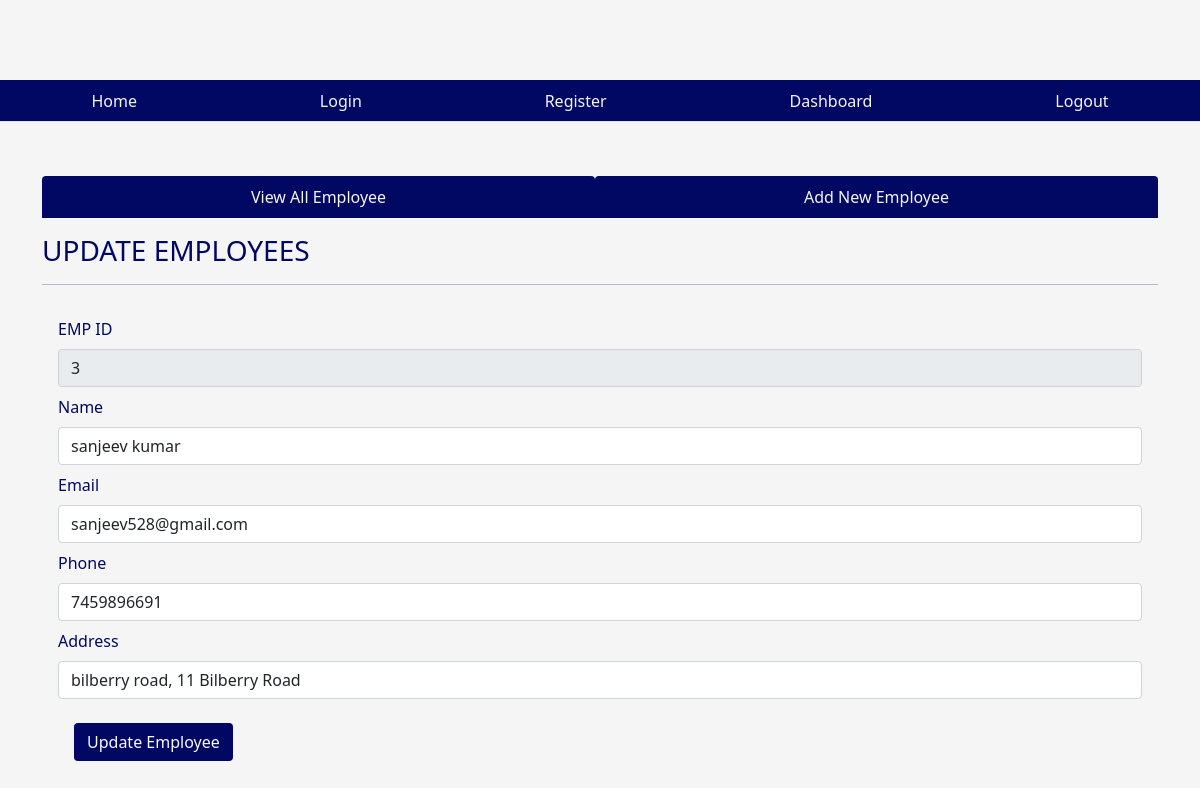
/fetchone/3, run on the app's committed database.
### tables this page shows
CREATE TABLE emp(empid INTEGER PRIMARY KEY AUTOINCREMENT, name VARCHAR(30) NOT NULL, email VARCHAR(30), phone INTEGER, address VARCHAR(30), joining_date timestamp DEFAULT CURRENT_TIMESTAMP, total_projects INTEGER DEFAULT 1, total_test_case INTEGER , total_defects_found INTEGER DEFAULT 1, total_defects_pending INTEGER DEFAULT 1);

### app.py (the view)
@app.route('/fetchone/<int:empid>')
def fetchone(empid):
    user = get_current_user()
    db = get_database()
    emp_cur = db.execute('select * from emp where empid = ?', [empid])
    single_emp = emp_cur.fetchone()
    return render_template('updateemployee.html', user = user, single_emp = single_emp)

### app.py (called while the page is built)
@app.teardown_appcontext
def close_database(error):
    if hasattr(g, 'crudapplication_db'):
        g.crudapplication_db.close()

def get_current_user():
    user = None
    if 'user' in session:
        user = session['user']
        db = get_database()
        user_cur = db.execute('select * from users where name = ?', [user])
        user = user_cur.fetchone()
    return user

### database.py (called while the page is built)
def connect_to_database():
    sql = sqlite3.connect('C:/Users/sanje/OneDrive/Desktop/SFIA_project/SFIA_project.db')
    sql.row_factory = sqlite3.Row
    return sql

def get_database():
    if not hasattr(g, 'SFIA_project_db'):
        g.SFIA_project_db = connect_to_database()
    return g.SFIA_project_db

### templates/updateemployee.html (shortened to what this page needs)
{% from "showlinks.html" import show_links, showsocialmedialinks %}
<!DOCTYPE html>
<html lang="en">
<head>
    <link href="https://cdn.jsdelivr.net/npm/bootstrap@5.1.3/dist/css/bootstrap.min.css" rel="stylesheet">
    <link rel="stylesheet" href="{{ url_for('static', filename='home.css')}}" type = "text/css">
</head>
<body>
      <div class="parent">
        <div class="child child1">
        </div>
        <div class="child child2">
          {{ showsocialmedialinks() }}
        </div>
        <div class="child child3">
          {{ show_links() }}
      </div>
        <div class="child child4">
        </div>
        <div class="child child5" style="color:rgb(0, 8, 100);">
        </div>
        <div class="child child6left">
        </div>
        <div class="child child6 container" style="color:rgb(0, 8, 100);">
            <ul class="nav nav-tabs nav-fill mb-3">
                <li class="nav-item">
                  <a class="nav-link" style=" background-color:rgb(0, 8, 100); color:whitesmoke;"  href="dashboard.html">View All Employee</a>
                </li>
                <li class="nav-item">
                  <a class="nav-link" style=" background-color:rgb(0, 8, 100); color:whitesmoke;" href="addnewemployee.html">Add New Employee</a>
                </li>
              </ul>
              <div class="table-responsive-lg caption-top">
                <caption><h3>UPDATE EMPLOYEES</h3></caption>
                 <hr>
                 {% if single_emp %}
                <form class="p-3" action="/updateemployee" method="POST">
                  <div class="mb-2">
                    <label for="empid" class="form-label">EMP ID</label>
                    <input type="text" class="form-control" id="empid" value = "{{single_emp['empid']}}" name="empid" readonly>
                  </div>
                    <div class="mb-2">
                      <label for="name" class="form-label">Name</label>
                      <input type="text" class="form-control" id="name" value = "{{single_emp['name']}}" name = "name">
                    </div>
                    <div class="mb-2">
                      <label for="email" class="form-label">Email</label>
                      <input type="text" class="form-control" id="email" value= "{{single_emp['email']}}" name="email">
                    </div>
                    <div class="mb-2">
                        <label for="name" class="form-label">Phone</label>
                        <input type="text" class="form-control" id="phone" value="{{single_emp['phone']}}" name="phone">
                      </div>
                      <div class="mb-2">
                        <label for="email" class="form-label">Address</label>
                        <input type="text" class="form-control" id="phone" value = "{{single_emp['address']}}" name = "address">
                      </div>
                      {% endif %}
            <button type="submit" class="btn text-light m-3" style="background-color:rgb(0, 8, 100);">Update Employee</button>
                  </form>
              </div>
        </div>
        <div class="child child6right">
        </div>
      </div>
</body>
</html>

### static/home.css (style rules this page uses)
html, body { height: 100%; background-color:whitesmoke; color:rgb(0, 8, 100); }
.parent { height: 100%; display: grid; grid-template-columns: repeat(4, 1fr); grid-template-rows: 10% 5% 7% auto 7%; }
.child { margin-bottom: 10px; }
.child1 { grid-column: 1/2; grid-row: 1/2; }
.child2 { grid-column: 3/-1; grid-row: 1/2; }
.child3 { grid-column: 1/-1; grid-row: 2/3; }
.child4 { grid-column: 1/2; grid-row: 3/4; }
.child5 { grid-column: 4/5; grid-row: 3/4; text-align: center; }
.child6 { grid-column: 1/-1; grid-row: 4/5; }

### data on the page
emp: empid "3", name "sanjeev kumar", email "sanjeev528@gmail.com", phone "7459896691", address "bilberry road, 11 Bilberry Road"
